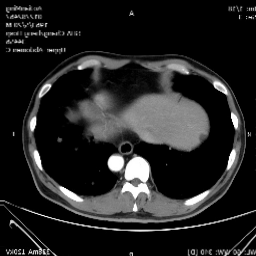
#> input picture data/membrane/train/aug/image_0_9077178.png, 256 x 256 px, found by its file name; its folder holds only this picture in this run
$ python binary_photo.py
#> lines starting #> are read from the running program, lines starting #| are printed output that depends on the picture
import os
import numpy as np
from cv2 import cv2


def binary_photo(path):
    src = cv2.imread(path)  # 读取图像
#> src is the input picture: shape (256, 256, 3); min 0, max 255, mean 34.9

    R = src[:, :, 2]
    # [5 lines of commented-out code are left out]
    src_new = np.zeros(src.shape).astype("uint8")
    src_new[:, :, 0] = R
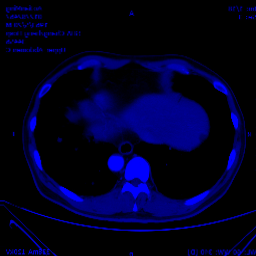
#> src_new: shape (256, 256, 3); mean of channels 0, 1, 2 34.9, 0, 0; drawn as B, G, R
    src_new[:, :, 1] = R
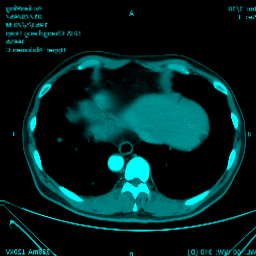
#> src_new: shape (256, 256, 3); mean of channels 0, 1, 2 34.9, 34.9, 0; drawn as B, G, R
    src_new[:, :, 2] = R
    cv2.imwrite(path, src_new)
    print(path)


label = r"D:\TONG\PycharmProjects\Unet-CT\data\membrane\train\aug"
file_list = os.listdir(label)  # 获取文件路径

for item in file_list:
    photo_path = os.path.join(os.path.abspath(label), item)
    binary_photo(photo_path)
# [23 lines of commented-out code are left out]

$ run again, on data/membrane/train/aug/image_11_2837909.png
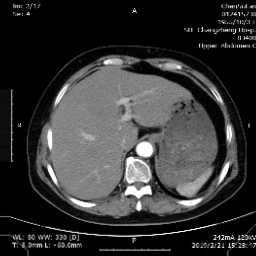
#> input picture data/membrane/train/aug/image_11_2837909.png, 256 x 256 px, found by its file name
#> in binary_photo, src is the input picture: shape (256, 256, 3); min 0, max 255, mean 51.6
#> in binary_photo, `src_new[:, :, 0] = R`:
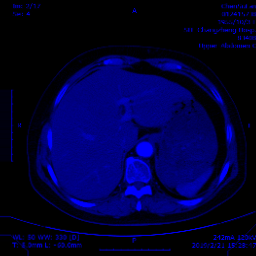
#> src_new: shape (256, 256, 3); mean of channels 0, 1, 2 51.6, 0, 0; drawn as B, G, R
#> in binary_photo, `src_new[:, :, 1] = R`:
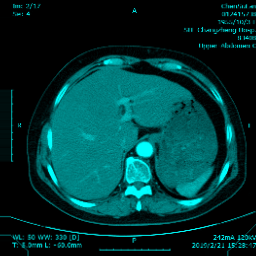
#> src_new: shape (256, 256, 3); mean of channels 0, 1, 2 51.6, 51.6, 0; drawn as B, G, R

$ run again, on data/membrane/train/aug/image_12_1774130.png
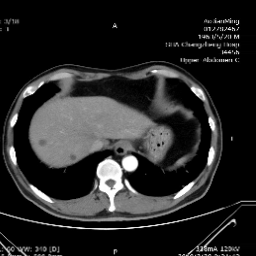
#> input picture data/membrane/train/aug/image_12_1774130.png, 256 x 256 px, found by its file name
#> in binary_photo, src is the input picture: shape (256, 256, 3); min 0, max 255, mean 38.6
#> in binary_photo, `src_new[:, :, 0] = R`:
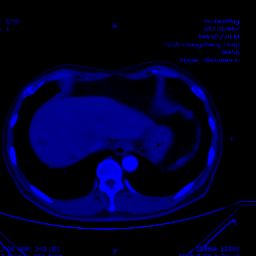
#> src_new: shape (256, 256, 3); mean of channels 0, 1, 2 38.6, 0, 0; drawn as B, G, R
#> in binary_photo, `src_new[:, :, 1] = R`:
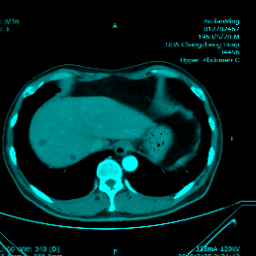
#> src_new: shape (256, 256, 3); mean of channels 0, 1, 2 38.6, 38.6, 0; drawn as B, G, R

$ run again, on data/membrane/train/aug/image_0_9986536.png
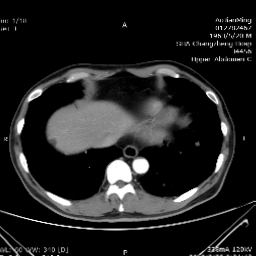
#> input picture data/membrane/train/aug/image_0_9986536.png, 256 x 256 px, found by its file name
#> in binary_photo, src is the input picture: shape (256, 256, 3); min 0, max 255, mean 33.1
#> in binary_photo, `src_new[:, :, 0] = R`:
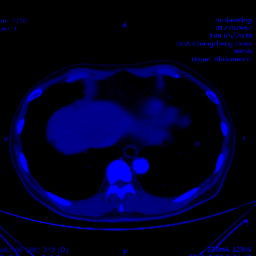
#> src_new: shape (256, 256, 3); mean of channels 0, 1, 2 33.1, 0, 0; drawn as B, G, R
#> in binary_photo, `src_new[:, :, 1] = R`:
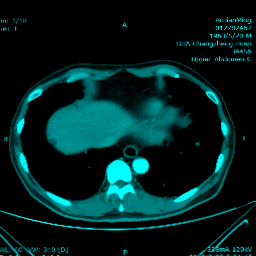
#> src_new: shape (256, 256, 3); mean of channels 0, 1, 2 33.1, 33.1, 0; drawn as B, G, R
